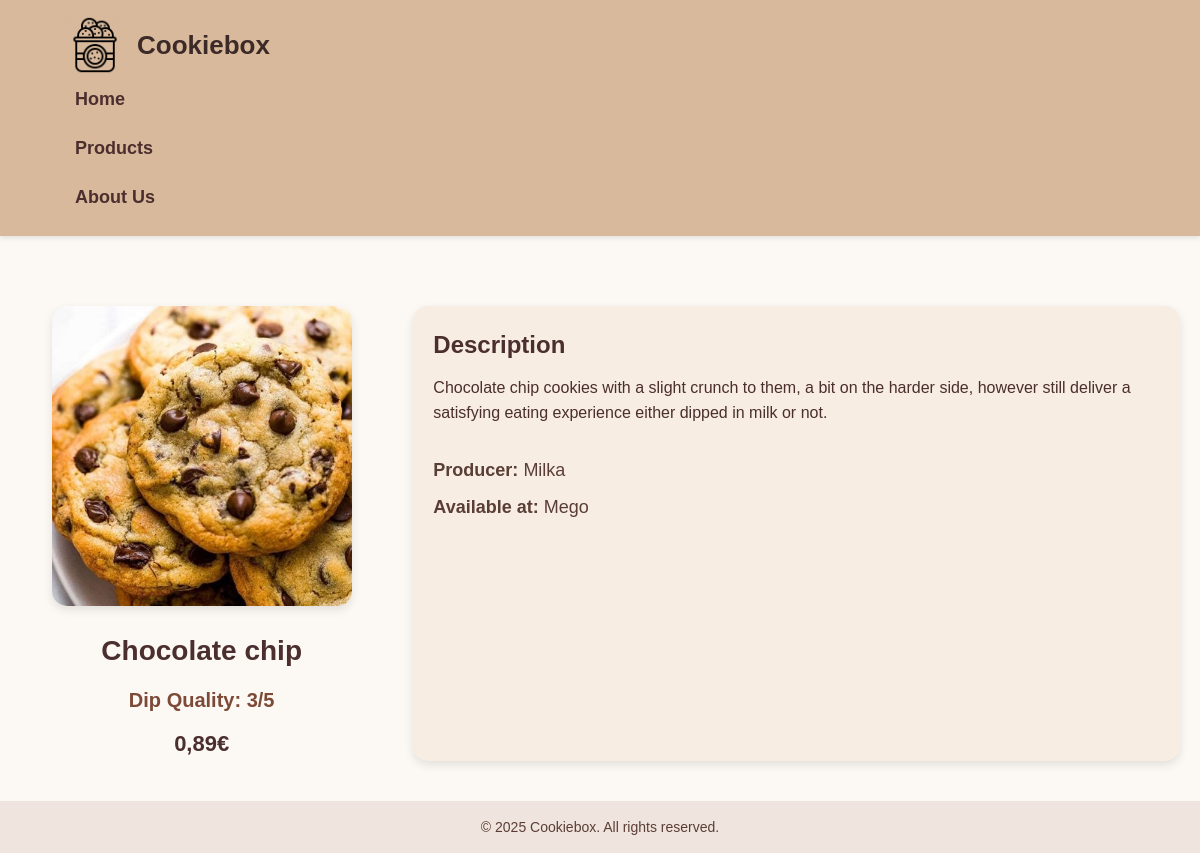
Page /product/1 on the committed database.
### tables this page shows
CREATE TABLE products (
	id INTEGER NOT NULL PRIMARY KEY AUTOINCREMENT,
	name TEXT NOT NULL,
	price REAL NOT NULL,
	image TEXT,
	producer_id INTEGER NOT NULL,
	shop_id INTEGER, dip_id INTEGER, description TEXT,
	CONSTRAINT products_producers_FK FOREIGN KEY (id) REFERENCES producers(id),
	CONSTRAINT products_shops_FK FOREIGN KEY (id) REFERENCES shops(id),
	CONSTRAINT products_dipping_quality_FK FOREIGN KEY (id) REFERENCES dipping_quality(id)
);

CREATE TABLE dipping_quality (
	id INTEGER NOT NULL PRIMARY KEY AUTOINCREMENT,
	dipping_quality INTEGER NOT NULL
);

CREATE TABLE producers (
	id INTEGER NOT NULL PRIMARY KEY AUTOINCREMENT,
	name TEXT NOT NULL
);

CREATE TABLE shops (
	id INTEGER NOT NULL PRIMARY KEY AUTOINCREMENT,
	name TEXT NOT NULL
);

### app.py (the view)
@app.route("/product/<int:product_id>")
def products_show(product_id):
    conn = get_db_connection()
    product = conn.execute(
        """
        SELECT
            products.*,
            producers.name AS producer_name,
            shops.name AS shop_name,
            dipping_quality.dipping_quality AS dip_quality
        FROM products
        LEFT JOIN producers ON products.producer_id = producers.id
        LEFT JOIN shops ON products.shop_id = shops.id
        LEFT JOIN dipping_quality ON products.dip_id = dipping_quality.id
        WHERE products.id = ?
        """,
        (product_id,)
    ).fetchone()
    conn.close()
    return render_template("products_show.html", product=product)

### app.py (called while the page is built)
def get_db_connection():
    db = Path(__file__).parent / "Cepumkaste.db"
    conn = sqlite3.connect(db)
    conn.row_factory = sqlite3.Row
    return conn

### templates/products_show.html (shortened to what this page needs)
{% extends "base.html" %}
{% block content %}
<div class="product-detail">
    <div class="product-image-section">
        <img src="{{ url_for('static', filename='images/products/' + product.image) }}" alt="{{ product.name }}" class="product-image">
        <h2 class="product-name">{{ product.name }}</h2>
        <p class="dip-quality">Dip Quality: {{ product.dip_quality }}/5</p>
        <p class="product-price">{{ product.price }}€</p>
    </div>
    <div class="product-description-section">
        <h3>Description</h3>
        <p>{{product.description}}</p>
        <div class="product-info-bottom">
            <p><strong>Producer:</strong> {{ product.producer_name }}</p>
            <p><strong>Available at:</strong> {{ product.shop_name }}</p>
        </div>
    </div>
</div>
{% endblock %}

### static/style.css (style rules this page uses)
* { margin: 0; padding: 0; box-sizing: border-box; }
body { font-family: 'Poppins', Arial, sans-serif; background-color: #fcf8f4; color: #4b2e2e; line-height: 1.6; }
.product-detail { display: flex; flex-wrap: wrap; gap: 30px; margin-top: 30px; }
.product-image-section { flex: 1; min-width: 300px; text-align: center; }
.product-image { width: 300px; height: 300px; object-fit: cover; border-radius: 15px; box-shadow: 0 4px 10px rgba(0,0,0,0.1); }
.product-name { font-size: 28px; margin-top: 15px; color: #4b2e2e; }
.dip-quality { font-size: 20px; font-weight: 600; margin-top: 10px; color: #7c4a36; }
.product-price { font-size: 22px; font-weight: bold; margin-top: 10px; color: #4b2e2e; }
.product-description-section { flex: 2; min-width: 300px; background-color: #f7ede2; padding: 20px; border-radius: 15px; box-shadow: 0 4px 10px rgba(0,0,0,0.1); }
.product-description-section h3 { margin-bottom: 10px; font-size: 24px; color: #4b2e2e; }
.product-info-bottom { margin-top: 30px; }
.product-info-bottom p { margin-bottom: 8px; font-size: 18px; color: #5a3e36; }

### rows in the picture
products: image (picture), name "Chocolate chip", price "0,89", description "Chocolate chip cookies with a slight crunch to them, a bit on the harder side, however still deliver a satisfying eating experience either dipped in milk or not."
dipping_quality: dip_quality "3"
producers: producer_name "Milka"
shops: shop_name "Mego"
